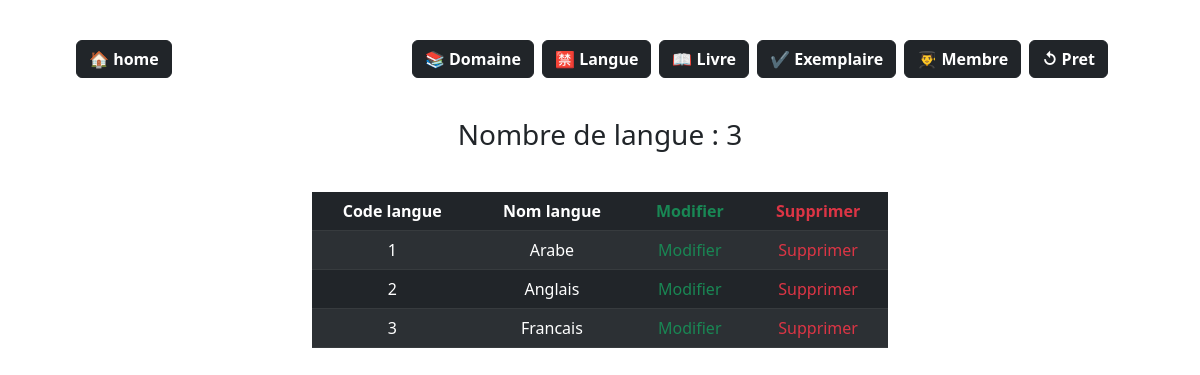
The page /Langue/ListerLangue.php on the database its author committed.
### tables this page shows
CREATE TABLE `langue` (
  `code_langue` int(11) NOT NULL,
  `nom_langue` varchar(50) DEFAULT NULL
);

### Langue/ListerLangue.php (the view, shortened to what this page needs)
<?php
require("../inclodes/config.php");
try {
	$conx = new PDO("mysql:host=$host;dbname=$dbname", $Login, $PW);
} catch (PDOException $e) {
	echo $e->getMessage();
}
?>
<html>
<head>
	<link href="https://cdn.jsdelivr.net/npm/bootstrap@5.2.0-beta1/dist/css/bootstrap.min.css" rel="stylesheet">
</head>
<body>
	<?php
	$sql = "select * from langue";
	$table = $conx->query($sql);
	?>
	<div class="header">
		<h3><?php echo 'Nombre de langue : ' . $table->rowCount(); ?></h3>
	</div>
	<div class="all container">
		<table class="table table-dark table-striped">
			<thead>
				<tr class="row1">
					<th>Code langue</th>
					<th>Nom langue</th>
					<th class="text-success"> Modifier</th>
					<th class="text-danger">Supprimer</th>
				</tr>
			</thead>
			<tbody class="rounded">
				<?php
				while ($row = $table->fetch(PDO::FETCH_ASSOC)) {
				?>
					<tr>
						<td><?php echo $row['code_langue'] ?> </td>
						<td><?php echo $row['nom_langue'] ?> </td>
						<td><a class="text-success dec-a" style="text-decoration: none;" href=<?php echo "Editlangue2.php/?Ref=" . $row['code_langue']; ?>>Modifier</a> </td>
						<td><a class="text-danger dec-a" style="text-decoration: none;" href=<?php echo "Deletelangue2.php/?Ref=" . $row['code_langue']; ?>>Supprimer</a> </td>
					</tr>
				<?php
				}
				?>
		</table>
	</div>
</body>
</html>

### inclodes/style.css (style rules this page uses)
a { text-decoration: none; color: white; }
.all { width: 50%; margin-top: 40px; margin-left: 25%; }
.header { width: 100%; text-align: center; margin-top: 20px; }
tr, th, td { text-align: center }
nav { display: flex; padding: 0% 6%; justify-content: space-between; align-items: center; }
.logo { text-decoration: none; color: #fff; font-size: 20px; text-align: right; font-weight: bolder; letter-spacing: .3rem; }

### rows shown on the page
langue: code_langue "1", nom_langue "Arabe"
langue: code_langue "2", nom_langue "Anglais"
langue: code_langue "3", nom_langue "Francais"

### other values the page prints
$table->rowCount() "3"
